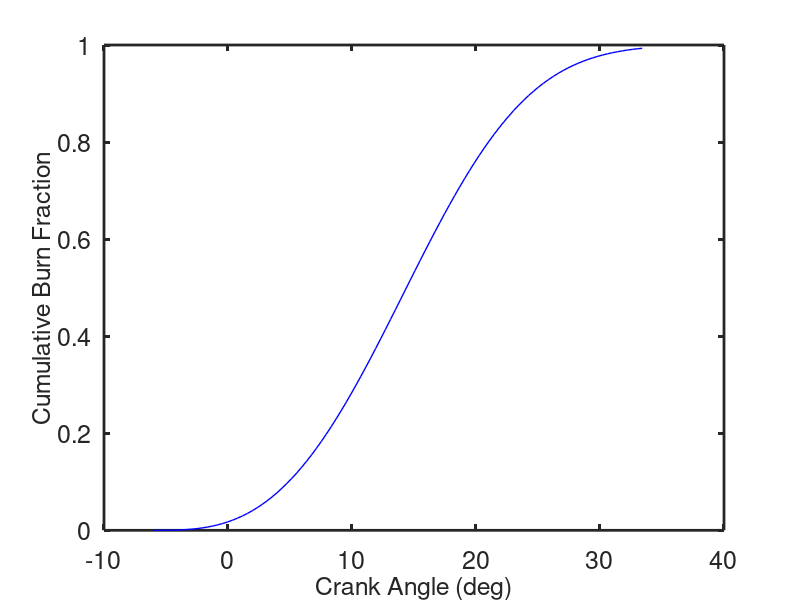
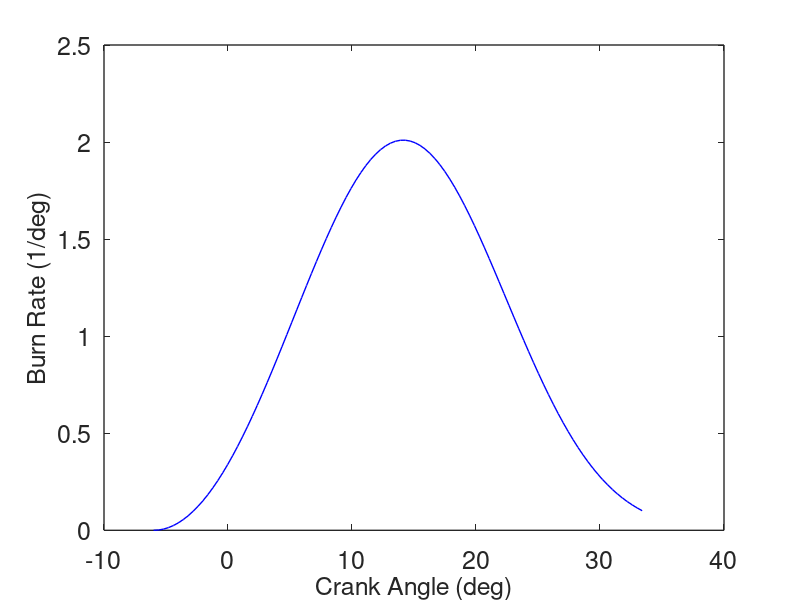

The MATLAB source for these figures, in order:
function [ ]=BurnFraction( )
% this program computes and plots the cumulative burn fraction
% and the instantanous burnrate
clear();
close all
a = 5; % Weibe efficiency factor
n = 3; % Weibe form factor
thetas = -6; % start of combustion
thetad = 39.4; % duration of combustion
theta=linspace(thetas,thetas+thetad,100); %crankangle theta vector
dum=(theta-thetas)/thetad; % theta diference vector
temp=-a*dum.^n;
xb=1.-exp(temp); %burn fraction
dxb=n*a*(1-xb).*dum.^(n-1); %element by element vector multiplication
%plot results
plot(theta,xb,'b','linewidth',1);
set(gca, 'fontsize', 18,'linewidth',2);
xlabel('Crank Angle (deg)','fontsize', 18);
ylabel('Cumulative Burn Fraction','fontsize', 18);
figure();
plot(theta,dxb,'b','linewidth',1);
set(gca, 'fontsize', 18,'linewidth',1);
xlabel('Crank Angle (deg)','fontsize', 18);
ylabel('Burn Rate (1/deg)','fontsize', 18);
end